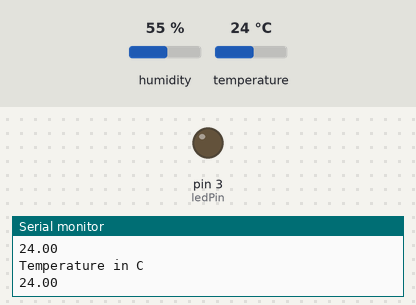
Bench run of a sketch on a simulated Arduino Uno, built with avr-gcc and run on an emulated ATmega328P. Parts: output pins drawn as LEDs (lit = HIGH), the last lines printed to the serial monitor. Inputs (shaded band) come from the test bench; at power-on: temperature 24 °C, humidity 55 %.

Above: at 1.7 s.
1.8 s: temperature set to 28 °C
At 3.4 s:
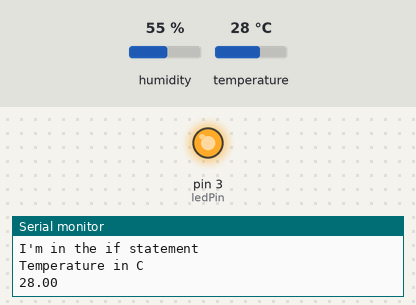
Timing chart, 0 to 5.2 s (numbered marks = the images above; inputs shaded):
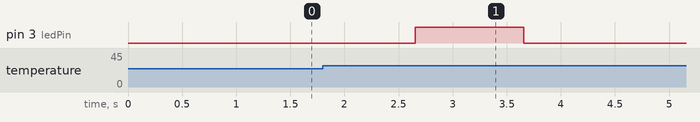

Measured:
- after the input at 1.8 s, pin 3 (ledPin): LOW → HIGH after 0.86 s, → LOW 1.0 s later

The sketch:

Starting_Over_Temp_Sensor.ino
```cpp
#include <DHT.h>
#define Type DHT11
int sensePin = 2;
DHT HT(sensePin, Type);
float humidity;
float tempC;
float tempF;
int setTime = 500;
int dt=150;
int ledPin=3;
int whileDelay=10;
float upperTempLimit=27.5;
float goodTemp=27.2;
int pushDelay=1000;

void setup() {
Serial.begin (9600);
HT.begin();
delay(setTime);
pinMode (ledPin,OUTPUT);

}

void loop() {

humidity=HT.readHumidity();
tempC=HT.readTemperature();
tempF=HT.readTemperature(true);

if (tempC>upperTempLimit)
    {
    Serial.println("I'm in the if statement ");
    Serial.println("Temperature in C ");
    Serial.print(tempC);
    digitalWrite(ledPin, HIGH);
    delay(pushDelay);
    digitalWrite(ledPin, LOW);
    while (tempC>goodTemp){
     Serial.println("I'm in the while loop ");
     tempC=HT.readTemperature();
     Serial.println("Temperature in C ");
     Serial.print(tempC);
     delay(whileDelay);
     }
    digitalWrite(ledPin, HIGH);
    delay(pushDelay);
    digitalWrite(ledPin, LOW);
    }
  else{
    Serial.println("Temperature in C ");
    Serial.print(tempC);
    Serial.println();
    Serial.println();
    Serial.println();
    delay(dt);
}
}
```
